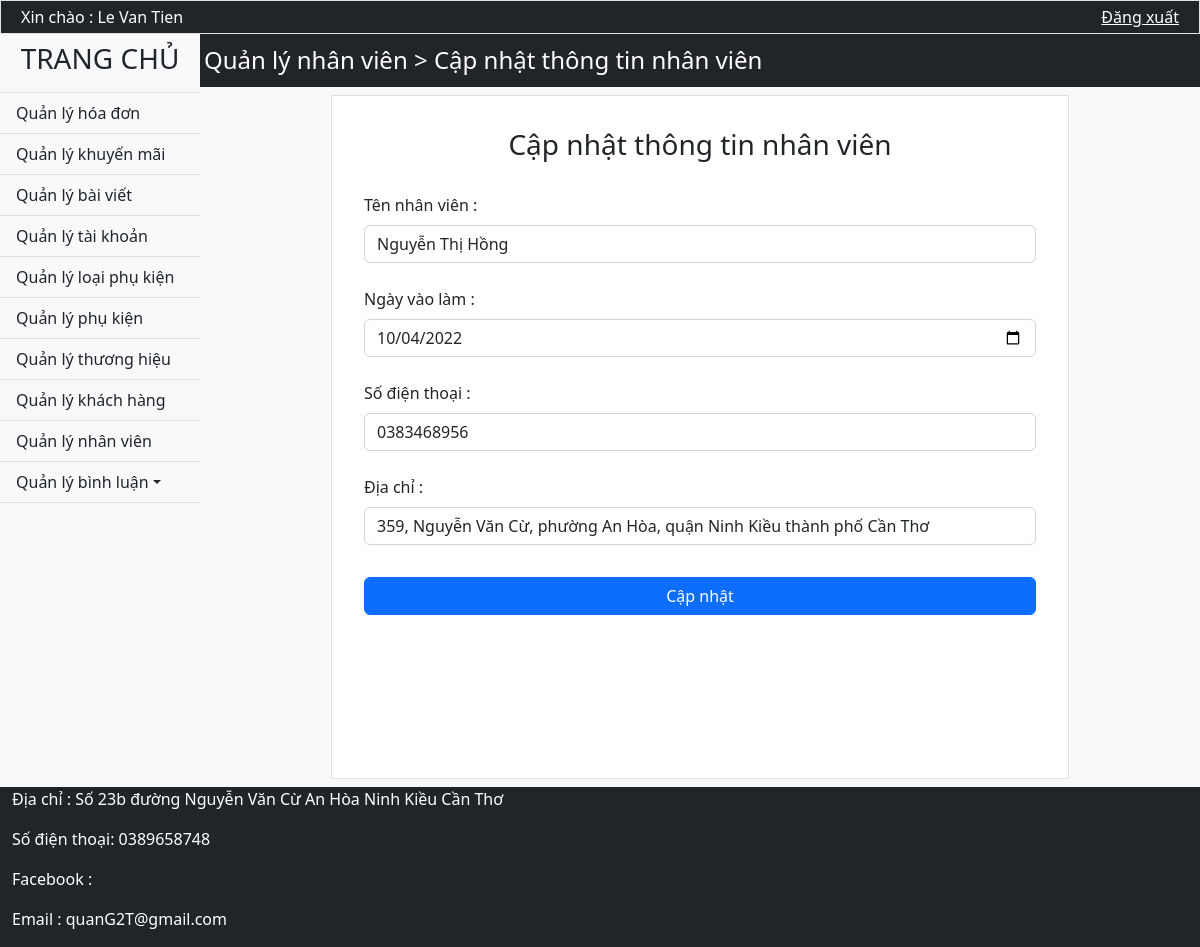
The app's page /Staff/Update_Staff/1 (signed in) with its own data.
### tables this page shows
CREATE TABLE `nhanvien` (
  `MaNV` int(11) NOT NULL,
  `TenNV` varchar(200) NOT NULL,
  `NgayVaoLam` date NOT NULL,
  `SDTNV` char(15) NOT NULL,
  `DiaChiNV` varchar(300) NOT NULL,
  `TrangThai` char(1) NOT NULL
);

### Mvc/Core/Controller.php (called while the page is built, shortened)
<?php
    class Controller{
        public function Model($model){
            return new $model;
        }
        public function View($view, $data=[]){
            require_once "./Mvc/Views/".$view.".php";
        }
}
?>

### Mvc/Controllers/Staff.php (called while the page is built, shortened)
<?php
	class Staff extends Controller{
		function Update_Staff($id){
			$staff = $this->Model('Model_Staff');
			$al = new Method();
			$this->View('Admin',['Page'=>'View_UpdateStaff','NhanVien'=>$staff->LayDuLieu('*',"WHERE TrangThai = 'A' AND nhanvien.MaNV = '$id'"),'mday'=>$al->MinYear(),'eday'=>$al->MaxYear()]);
		}
	}
?>

### Mvc/Core/App.php (called while the page is built, shortened)
<?php
	class App{
		protected $controller = "Home";
		protected $action = "Show";
		function  __construct(){
			$arr = $this->UrlProcess();
			if(file_exists("./Mvc/Controllers/".$arr[0].".php")){
				$this->controller = $arr[0];
				unset($arr[0]);
			}
			if(isset($arr[1])){
				if(method_exists($this->controller, $arr[1])){
					$this->action = $arr[1];
				}
				unset($arr[1]);
			}
			$this->params = $arr?array_values($arr):[];
			call_user_func_array([new $this->controller, $this->action], $this->params);
		}
		function UrlProcess(){
			if(isset($_GET['url'])){
				return explode("/", filter_var(trim($_GET['url'], "/")));
			}
		}
	}
?>

### index.php (called while the page is built, shortened)
<?php
	$App = new App();
?>

### Mvc/Core/Database.php (called while the page is built, shortened)
<?php
    class Database{
        protected $server = "localhost";
        protected $user = "root";
        protected $pass = "";
        function __construct(){
            $this->con = mysqli_connect($this->server, $this->user, $this->pass);
        }
    }
?>

### Mvc/Models/Model_Staff.php (called while the page is built, shortened)
<?php
	class Model_Staff extends Database{
		function LayDuLieu($select,$where){
			$sql = "SELECT $select FROM nhanvien $where;" ;
			return mysqli_query($this->con, $sql);
		}
	}
?>

### Mvc/Views/Pages/View_UpdateStaff.php (the view)
<div>
	<?php
		$row = mysqli_fetch_row($data["NhanVien"]);
	?>
	<div class="p-1 bg-dark d-flex">
		<h4 class="text-white pt-2 me-2 ">Quản lý nhân viên > Cập nhật thông tin nhân viên</h5>
	</div>
	<div class="content p-2 bg-light d-flex justify-content-center">
		<form class="w-75 p-3 border bg-white" action="http://localhost/<?php echo link;?>/Staff/Update_Staff/<?php echo $row[0]?>" method="post">
			<div class="mb-3 mt-3 d-flex justify-content-center">
				<h3>Cập nhật thông tin nhân viên</h3>
			</div>
			<div class=" m-3">
				<label class="form-label my-2">Tên nhân viên :</label>
				<input pattern="^[^\d\b]{3,25}$" title="Tên từ 3 đến 25 ký tự không chứa số và ký tự đặc biệt" class="form-control " type="text" name="Ten_NV" value="<?php echo $row[1]?>" required>
			</div>
			<div class="m-3">
				<label class="form-label my-2">Ngày vào làm :</label>
				<input type="date" class="form-control date " name="NgayVaoLam" value="<?php echo $row[2]?>" min="<?php echo $data['mday']; ?>" max="<?php echo $data['eday']; ?>" required>
			</div>
			<div class="m-3">
				<label  class="form-label my-2">Số điện thoại :</label>
				<input pattern="^[\d]{10,11}$" title="Số điện thoại từ 10 đến 11 số" type="text" class="form-control " name="SDT_NV" value="<?php echo $row[3]?>" required>
			</div>
			<div class="m-3">
				<label class="form-label my-2">Địa chỉ :</label>
				<input pattern="^[^\]{10,100}$" title="Địa chỉ từ 10 đến 100 ký tự không chứa ký tự đặc biệt" type="text" class="form-control " name="DC_NV" value="<?php echo $row[4]?>" required>
			</div>
			<div class="m-3 ">
				<button  name="bt_updatestaff" type="submit" class="mt-3 btn btn-primary w-100" >Cập nhật</button>
			</div>
		</form>
	</div>
</div>

### Public/css/Admin.css (style rules this page uses)
* { margin: 0; padding: 0; box-sizing: border-box; }
body { background-size: cover; background-repeat: no-repeat; background-attachment: fixed; background-position: center; z-index: 0.5; }
.content { min-height: 700px; background-size: cover; background-repeat: no-repeat; background-attachment: fixed; background-position: center; }

### records on screen
nhanvien: Ten_NV "Nguyễn Thị Hồng", NgayVaoLam "10/04/2022", SDT_NV "0383468956", DC_NV "359, Nguyễn Văn Cừ, phường An Hòa, quận Ninh Kiều thành phố Cần Thơ"

### other values on screen
$_SESSION['admin'][1] "Le Van Tien"
